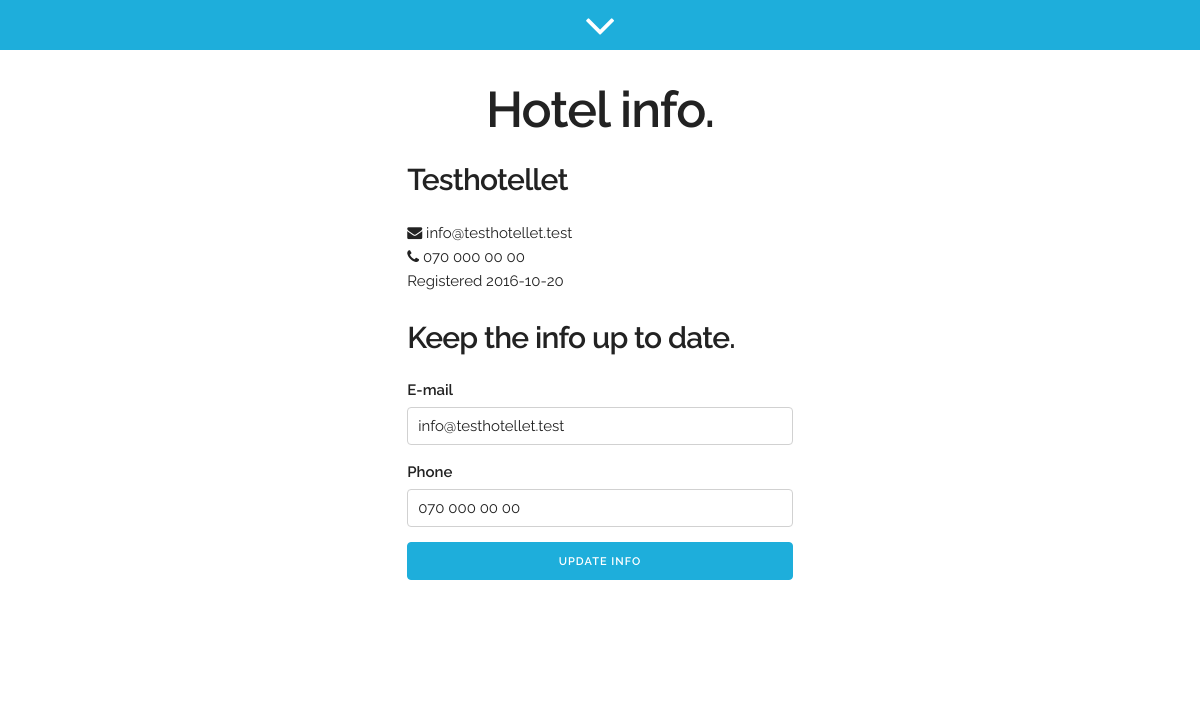
Page /edit_hotel.php (signed in) on the committed database.
### tables this page shows
CREATE TABLE hotels(
hotel_id INTEGER PRIMARY KEY ASC, 
hotel_name TEXT, 
phone TEXT, 
mail TEXT, 
start_date TIMESTAMP DEFAULT CURRENT_TIMESTAMP NOT NULL
);

### classes/room.class.php (called while the page is built, shortened)
<?php
class Room extends SQLite3
{
	private $hotel_name;
	private $phone;
	private $mail;
	private $start_date;
	public function thisHotelInfo( $hotel_id ) {
    	$sql = "SELECT * FROM hotels WHERE hotel_id = '$hotel_id'";
    	$result = $this->query($sql);
    	$rows = count($result);
    	if ( $rows > 0 ) {
    		$row = $result->fetchArray(SQLITE3_ASSOC);
    		$this->hotel_name = $row['hotel_name'];
    		$this->phone = $row['phone'];
    		$this->mail = $row['mail'];
    		$this->start_date = $row['start_date'];
    	} else {
    		return false;
    	}
    }
	public function getName() {
		return $this->hotel_name;
	}
	public function getPhone() {
		return $this->phone;
	}
	public function getMail() {
		return $this->mail;
	}
	public function getStartDate() {
		return $this->start_date;
	}
}

### classes/user.class.php (called while the page is built, shortened)
<?php
class User extends SQLite3
{
	private $user;
	public function isAdmin( $user ) {
    	$sql = "SELECT role FROM users WHERE mail = '$this->user'";
    	$result = $this->query($sql);
    	$row = $result->fetchArray(SQLITE3_ASSOC);
    	$role = $row['role'];
    	if ( $role === 'administrator' || $role === 'owner' ) {
    		return true;
    	} else {
    		return false;
    	}
    }
	public function setUser($user) {
		if ($user != "") {
			$user = strtolower($user);
			return $this->user = $user;
		} else {
			return false;
		}
	}
}
?>

### includes/edit_hotel.php (the view)
<div class="row">
  <div class="eight columns offset-by-two column">
    <?php
    $hotel = $_SESSION['hotel_id'];
    $placeholders = new Room();
    $placeholders->thisHotelInfo( $hotel );
    $name = ucfirst($placeholders->getName());
    $phone = $placeholders->getPhone();
    $mail = $placeholders->getMail();
    $start_date = substr($placeholders->getStartDate(), 0, 10);
    $role = new User($hotel);
    $user = $_SESSION['username'];
    ?>
    <div class="row">
        <h4><?= $name; ?></h4>
        <p>
        <i class="fa fa-envelope" aria-hidden="true"></i> <?= $mail; ?><br />
        <i class="fa fa-phone" aria-hidden="true"></i> <?= $phone; ?><br />
        Registered <?= $start_date; ?>
        </p>
    </div>
    <?php if ( $role->isAdmin( $user ) ) { ?>
    <form id="add-user-form" action="#" method="get">
      <h4>Keep the info up to date.</h4>
      <div class="row">
        <label for="editHotelMailInput">E-mail</label>
        <input id="editHotelMailInput" class="u-full-width" name="editHotelMailInput" type="email" value="<?= $mail; ?>">
      </div>
      <div class="row">
        <label for="editHotelPhoneInput">Phone</label>
        <input id="editHotelPhoneInput" class="u-full-width" name="editHotelPhoneInput" type="text" value="<?= $phone; ?>">
      </div>
      <div class="row">
        <input id="submitEditHotel" class="u-full-width button-primary" name="submitEditHotel" type="submit" value="Update info">
      </div>
    </form>
    <?php } ?>
  </div>
</div>

### css/main.css (style rules this page uses)
html { font-family:sans-serif;-ms-text-size-adjust:100%;-webkit-text-size-adjust:100% }
body { margin:0 }
button,input,optgroup,select,textarea { color:inherit;font:inherit;margin:0 }
button,html input[type=button],input[type=reset],input[type=submit] { -webkit-appearance:button;cursor:pointer }
input { line-height:normal }
body,h6 { line-height:1.6 }
.column,.columns,.container,.u-full-width { width:100%;box-sizing:border-box }
ol,p,ul { margin-top:0 }
.column,.columns { float:left }
html { font-size:62.5% }
body { background:#fff;font-size:1.5em;font-weight:400;font-family:Raleway,HelveticaNeue,"Helvetica Neue",Helvetica,Arial,sans-serif;color:#222 }
h1,h2,h3,h4,h5,h6 { margin-top:0;margin-bottom:2rem;font-weight:600 }
h4 { font-size:2.4rem;line-height:1.35;letter-spacing:-.08rem }
@media (min-width:550px) { .column,.columns { margin-left:4% } }
@media (min-width:550px) { .column:first-child,.columns:first-child { margin-left:0 } }
@media (min-width:550px) { .eight.columns { width:65.3333333333% } }
@media (min-width:550px) { .offset-by-two.column,.offset-by-two.columns { margin-left:17.3333333333% } }
@media (min-width:550px) { h4 { font-size:3rem } }
.button,button,input[type=button],input[type=reset],input[type=submit] { display:inline-block;height:38px;padding:0 30px;color:#555;text-align:center;font-size:11px;font-weight:600;line-height:38px;letter-spacing:.1rem;text-transform:uppercase;text-decoration:none;white-space:nowrap;background-color:transparent;border-radius:4px;border:1px solid #bbb;cursor:pointer;box-sizing:border-box }
.button.button-primary,.button.button-primary:focus,.button.button-primary:hover,button.button-primary,button.button-primary:focus,button.button-primary:hover,input[type=button].button-primary,input[type=button].button-primary:focus,input[type=button].button-primary:hover,input[type=reset].button-primary,input[type=reset].button-primary:focus,input[type=reset].button-primary:hover,input[type=submit].button-primary,input[type=submit].button-primary:focus,input[type=submit].button-primary:hover { color:#FFF;background-color:#000;border-color:#000 }
input[type=email],input[type=text],input[type=tel],input[type=url],input[type=password],input[type=number],input[type=search],select,textarea { height:38px;padding:6px 10px;background-color:#fff;border:1px solid #D1D1D1;border-radius:4px;box-shadow:none;box-sizing:border-box }
input[type=email],input[type=text],input[type=tel],input[type=url],input[type=password],input[type=number],input[type=search],textarea { -webkit-appearance:none;-moz-appearance:none;appearance:none }
label,legend { display:block;margin-bottom:.5rem;font-weight:600 }
fieldset,input,select,textarea { margin-bottom:1.5rem }
blockquote,dl,figure,form,ol,p,pre,table,ul { margin-bottom:2.5rem }
.container:after,.row:after,.u-cf { content:"";display:table;clear:both }

### rows in the picture
hotels: hotel_name "Testhotellet", mail "info@testhotellet.test", phone "070 000 00 00", start_date "2016-10-20", editHotelMailInput "info@testhotellet.test", editHotelPhoneInput "070 000 00 00"
